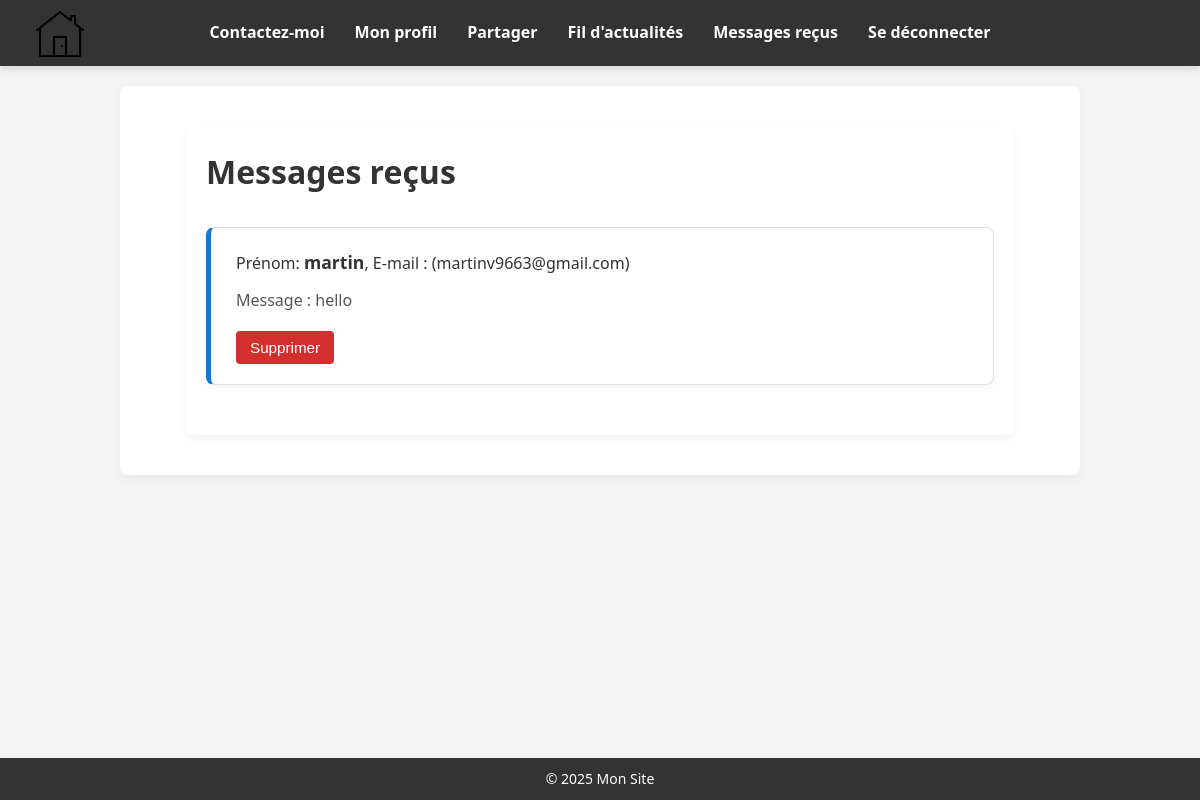
Screenshot of /messages (signed in) with the database file from the repository.
### app/models.py (models this page shows)
class Message(db.Model):
    id = db.Column(db.Integer, primary_key=True)
    prenom = db.Column(db.String(100), nullable=False)
    email = db.Column(db.String(120), nullable=False)
    contenu = db.Column(db.Text, nullable=False)

### app/routes.py (the view)
@bp.route('/messages')
@login_required
def view_messages():
    if current_user.role != 'admin':
        flash("Accès réservé à l'administrateur.", "warning")
        return redirect(url_for('main.index'))  # ou une autre page d'accueil
    messages = Message.query.all()
    return render_template("messages_reçus.html", messages=messages)

### app/__init__.py (called while the page is built)
def create_app():
    app = Flask(__name__)
    app.config.from_object(Config)
    upload_folder = os.path.join(app.root_path, 'static', 'uploads')
    os.makedirs(upload_folder, exist_ok=True)
    app.config['UPLOAD_FOLDER'] = upload_folder
    app.config['MAX_CONTENT_LENGTH'] = 30 * 1024 * 1024  # 30 Mo max
    db.init_app(app)
    migrate = Migrate(app, db)
    login_manager.init_app(app)
    from .models import User, Post, Like, Comment  # Import des nouveaux modèles
    @login_manager.user_loader
    def load_user(user_id):
        return User.query.get(int(user_id))
    from .routes import bp
    app.register_blueprint(bp)
    return app

### app/templates/messages_reçus.html (shortened to what this page needs)
{% extends 'base.html' %}
{% block content %}
<main>
    <link rel="stylesheet" href="{{ url_for('static', filename='css/message.css') }}">
    <h1>Messages reçus</h1>
    <ul class="message-list">
        {% for message in messages %}
            <li class="message-item">
                Prénom: <strong>{{ message.prenom }}</strong>, E-mail : ({{ message.email }})<br>
                <p>Message : {{ message.contenu }}</p>
                <form action="{{ url_for('main.delete_message', message_id=message.id) }}" method="POST">
                    <button type="submit" onclick="return confirm('Supprimer ce message ?')">Supprimer</button>
                </form>
            </li>
        {% else %}
            <li class="message-item">
                Aucun message.
            </li>
        {% endfor %}
    </ul>
</main>
{% endblock %}

### app/static/css/message.css (style rules this page uses)
.message-list { list-style: none; padding: 0; margin: 30px auto; max-width: 800px; }
.message-item { background: #ffffff; border: 1px solid #e0e0e0; border-left: 5px solid #1976d2; padding: 20px 25px; margin-bottom: 15px; border-radius: 8px; box-shadow: 0 2px 6px rgba(0, 0, 0, 0.05); transition: transform 0.2s ease, background-color 0.2s ease; }
.message-item strong { font-size: 1.1em; color: #333; }
.message-item p { margin: 12px 0; color: #555; line-height: 1.6; }
.message-item form { margin-top: 10px; }
.message-item button { background-color: #d32f2f; color: #fff; border: none; padding: 8px 14px; font-size: 0.95em; border-radius: 4px; cursor: pointer; transition: background-color 0.2s ease; }

### app/static/css/style.css (style rules this page uses)
* { margin: 0; padding: 0; box-sizing: border-box; }
body { font-family: 'Segoe UI', Tahoma, Geneva, Verdana, sans-serif; background-color: #f4f4f4; color: #333; line-height: 1.6; min-height: 100vh; }
main { flex: 1; padding: 20px; background-color: white; border-radius: 8px; box-shadow: 0 4px 10px rgba(0, 0, 0, 0.05); margin: 20px auto; max-width: 960px; width: 90%; }
ul { list-style-type: none; padding: 0; }

### app/static/css/feed.css (style rules this page uses)
button[type="submit"] { background-color: transparent; border: none; cursor: pointer; }
form button { background-color: #007bff; color: white; border: none; padding: 8px 15px; border-radius: 5px; cursor: pointer; font-size: 14px; transition: background-color 0.3s ease; margin-top: 5px; }

### rows the page displays
Message: prenom "martin", email "martinv9663@gmail.com", contenu "hello"
